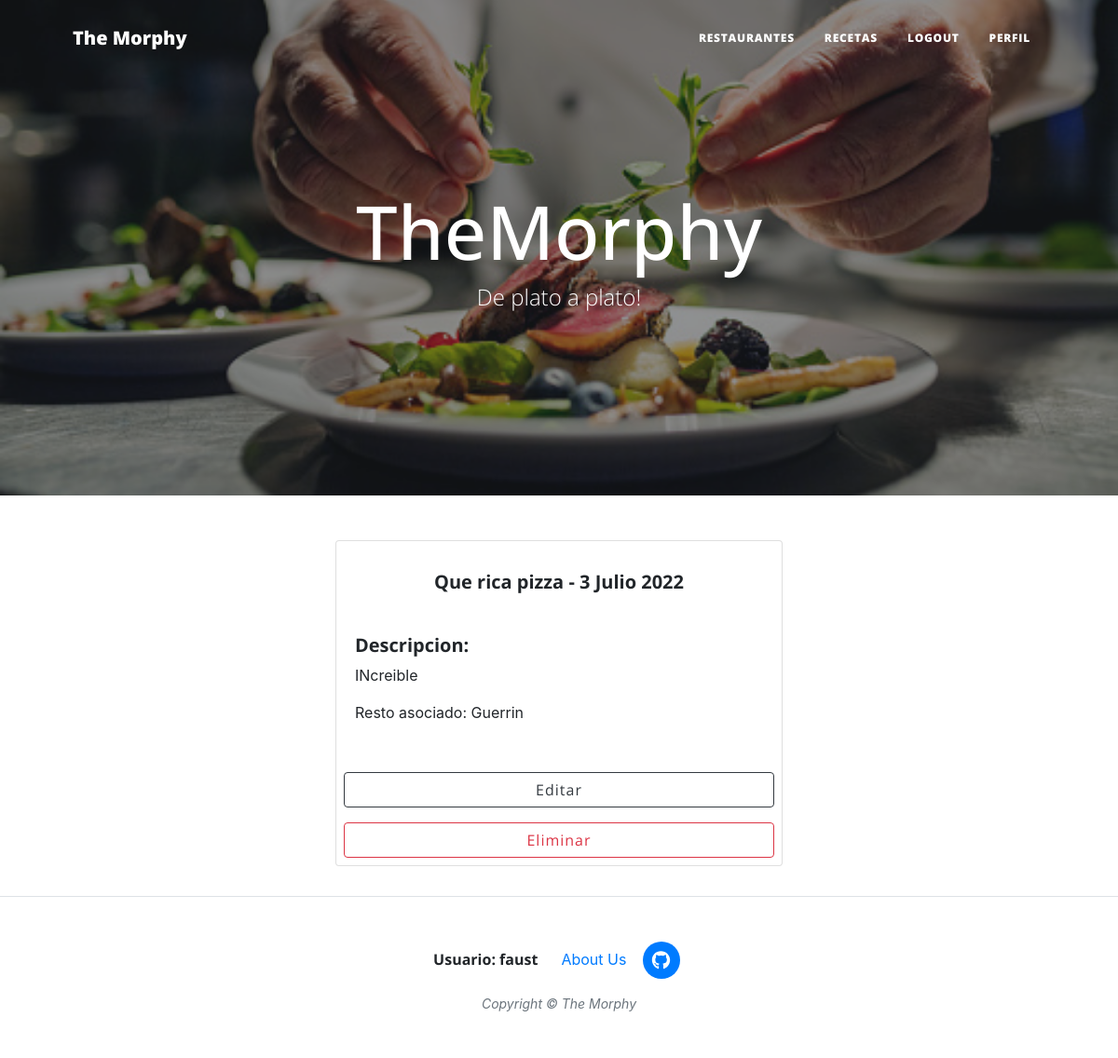
The app's page /comentarios_detalle/1/ (signed in) with its own data.
### AppFunciones/models.py (models this page shows, shortened)
class Comentario(models.Model):
    resto = models.ForeignKey(Restaurantes, related_name="comentarios", on_delete=models.CASCADE)
    nombre_usuario = models.CharField(max_length=50, blank=True, null=True)
    titulo = models.CharField(max_length=100, blank=True, null=True)
    descripcion = models.TextField(max_length=1000, blank=True, null=True)
    fecha = models.DateField(auto_now_add=True)

class Restaurantes(models.Model):
    nombre = models.CharField(max_length=100)
    descripcion = models.TextField(max_length=600, blank=True, null=True)
    direccion = models.CharField(max_length=100)
    link_direccion = models.URLField(max_length=300, blank=True, null=True, default="https://www.google.com.ar/maps")
    provincia = models.CharField(max_length=40)
    localidad = models.CharField(max_length=40)
    horarios = models.CharField(max_length=100)
    link = models.URLField(max_length=200)
    imagen = models.ImageField(blank=True, null=True)
    def __str__(self):
        return self.nombre

### AppFunciones/views.py (the view)
# urls.py: path("comentarios_detalle/<int:pk>/", comentarios_detalle.as_view(), name="comentarios_detalle"),
class comentarios_detalle(DetailView):
    model = Comentario
    template_name = 'comentarios_detalle.html'

### AppFunciones/templates/comentarios_detalle.html (shortened to what this page needs)
{% extends "padre.html" %}
{% load static %}
{% block contenidoQueCambia %}
<body>
    <div class="card m-2 mx-auto" style="width: 30rem;">
        <br>
        <h5 class="card-title text-center m-2"><b>{{object.titulo}} - {{object.fecha}}</b></h5>
        <div class="card-body">
            <p class="card-text"><h5><b>Descripcion:</b></h5> {{object.descripcion}}</p>
            <p class="card-text">Resto asociado: {{object.resto}}</p>
        </div>
        <br>
        <a class="btn btn-outline-dark m-2" href="/comentarios_editar/{{object.id}}/" role="button">Editar</a>
        <a class="btn btn-outline-danger m-2" href="/comentarios_eliminar/{{object.id}}/" role="button">Eliminar</a>
    </div>
    <br>
{% endblock %}

### AppFunciones/templates/padre.html (shortened to what this page needs)
<!DOCTYPE html>
<html lang="en">
    <head>
        {% load static %}
        <link href="{% static 'css/styles.css'%}" rel="stylesheet" />
        <link rel="stylesheet" href="https://cdn.jsdelivr.net/npm/bootstrap@4.6.1/dist/css/bootstrap.min.css">
    </head>
    <body>
        <nav class="navbar navbar-expand-lg navbar-light" id="mainNav">
            <div class="container px-4 px-lg-5">
                <a class="navbar-brand" href="{% url 'Inicio'%}">The Morphy</a>
                <div class="collapse navbar-collapse" id="navbarResponsive">
                    <ul class="navbar-nav ms-auto py-4 py-lg-0">
                        <li class="nav-item"><a class="nav-link px-lg-3 py-3 py-lg-4" href="{% url 'restaurante' %}">Restaurantes</a></li>
                        <li class="nav-item"><a class="nav-link px-lg-3 py-3 py-lg-4" href="{% url 'ListaRecetas' %}">Recetas</a></li>
                        {% if request.user.is_authenticated %}
                        <li class="nav-item"><a class="nav-link px-lg-3 py-3 py-lg-4" href="{% url 'logout' %}">Logout</a></li>
                        <li class="nav-item"><a class="nav-link px-lg-3 py-3 py-lg-4" href="/editar_perfil/{{request.user.id}}/">Perfil</a></li>
                        {% else %}
                        <li class="nav-item"><a class="nav-link px-lg-3 py-3 py-lg-4" href="{% url 'login' %}">Login</a></li>
                        <li class="nav-item"><a class="nav-link px-lg-3 py-3 py-lg-4" href="{% url 'registro' %}">Register</a></li>
                        {% endif %}
                    </ul>
                </div>
            </div>
        </nav>
        <header class="masthead" style="background-image: url(/static/assets/img/istockphoto-1081422898-170667a.jpg)">
            <div class="container position-relative px-4 px-lg-5">
                <div class="row gx-4 gx-lg-5 justify-content-center">
                    <div class="col-md-10 col-lg-8 col-xl-7">
                        <div class="site-heading">
                            <h1>TheMorphy</h1>
                            <span class="subheading">De plato a plato!</span>
                        </div>
                    </div>
                </div>
            </div>
        </header>
        {% block contenidoQueCambia %}
        {% endblock %}
        <footer class="border-top">
            <div class="container px-4 px-lg-5">
                <div class="row gx-4 gx-lg-5 justify-content-center">
                    <div class="col-md-10 col-lg-8 col-xl-7">
                        <ul class="list-inline text-center">
                            {% if request.user.is_authenticated %}
                            <li class="list-inline-item">
                                <h6><b>Usuario: {{request.user.username}}</b></h6>
                            </li>
                            {% endif %}
                            <li class="list-inline-item">
                                <a href="{% url 'AcercaDe' %}">About Us
                                </a>
                            </li>
                            <li class="list-inline-item">
                                <a href="https://github.com/faustomon/TheMorphy">
                                    <span class="fa-stack fa-lg">
                                        <i class="fas fa-circle fa-stack-2x"></i>
                                        <i class="fab fa-github fa-stack-1x fa-inverse"></i>
                                    </span>
                                </a>
                            </li>
                        </ul>
                        <div class="small text-center text-muted fst-italic">Copyright &copy; The Morphy</div>
                    </div>
                </div>
            </div>
        </footer>
    </body>
</html>

### records on screen
Comentario: titulo "Que rica pizza", fecha "3 Julio 2022", descripcion "INcreible", resto "Guerrin"

### other values on screen
{{ request.user.username }} "faust"
